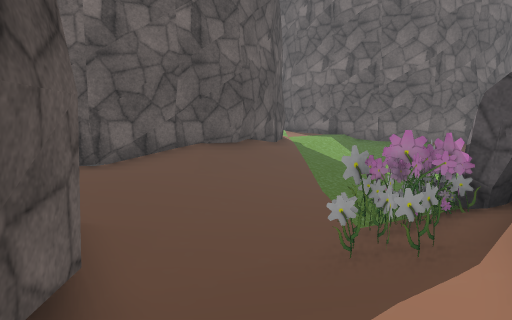
view 1 (above)

20 first-person views from a walk through a scene from a Unity 3-D project. The camera is 1.5 m above the floor, tilts 6° down and sees 70° across. The floor is counted in squares, 1 m on a side. Each view is taken from the middle of a square. On the plan, view 1 faces up. The plan holds only what a view shows up to about 16 squares ahead; the rest is blank. The place goes on beyond the plan. The player character is not drawn. Some surface patterns are stand-ins.

view 2
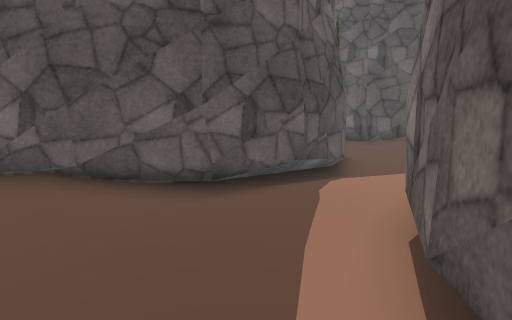

view 3
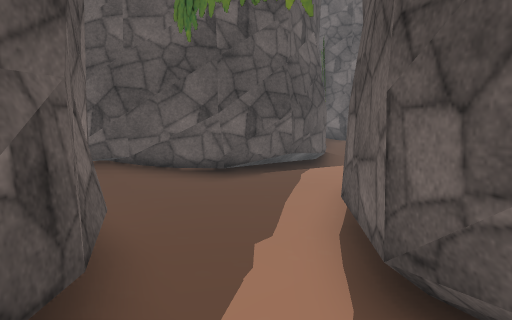

view 4
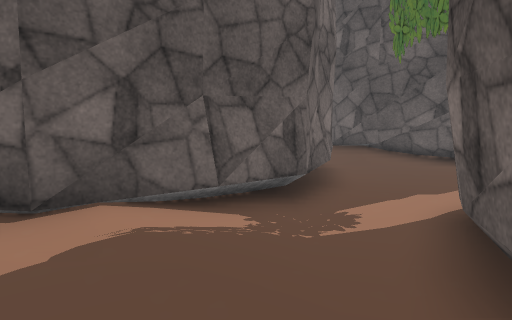

view 5
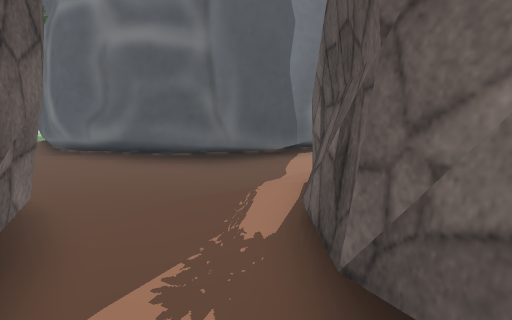

view 6
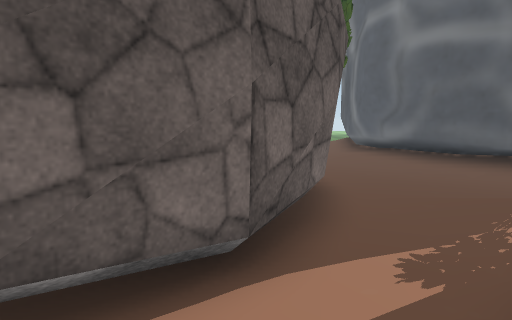

view 7
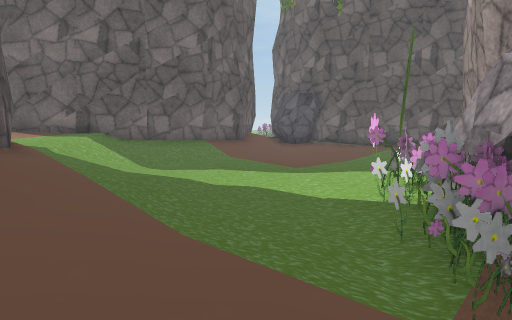

view 8
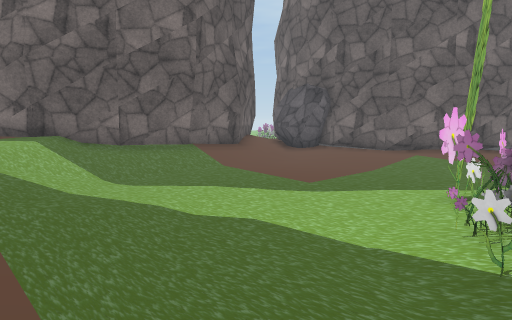

view 9
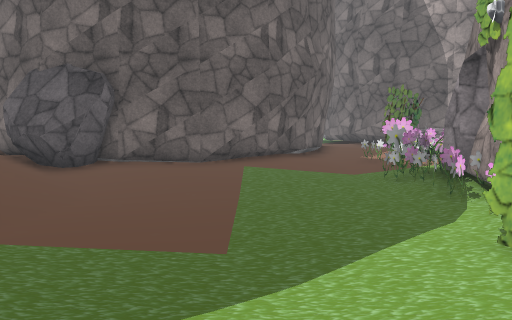

view 10
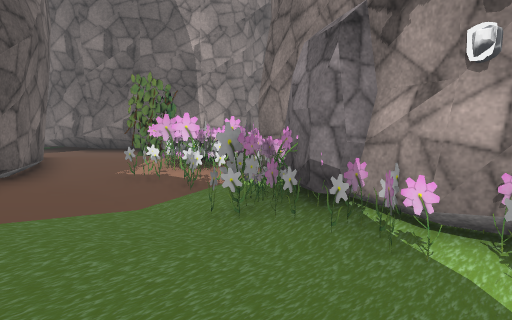

view 11
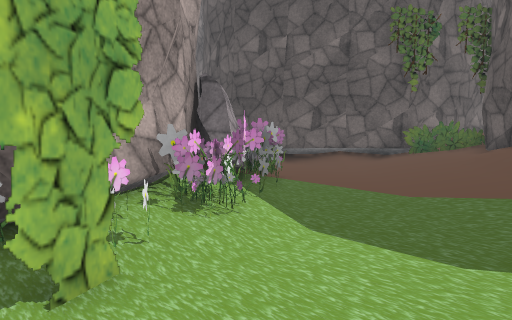

view 12
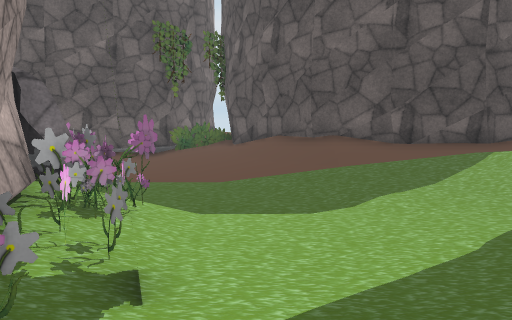

view 13
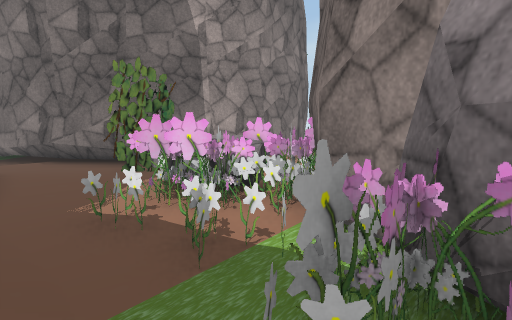

view 14
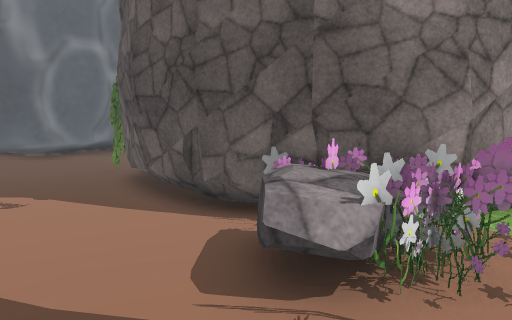

view 15
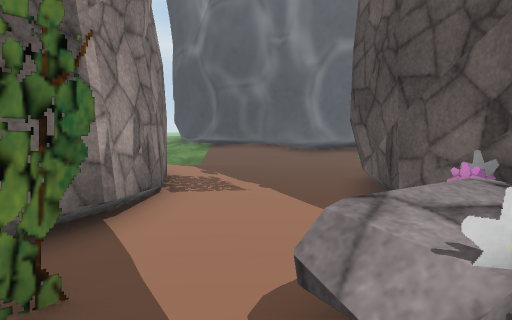

view 16
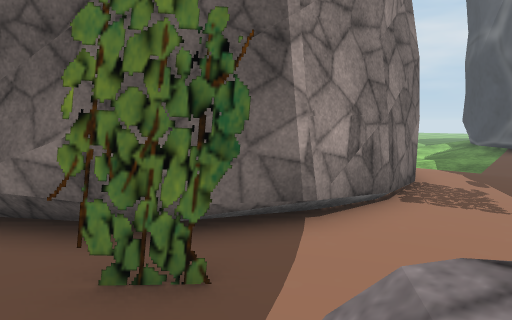

view 17
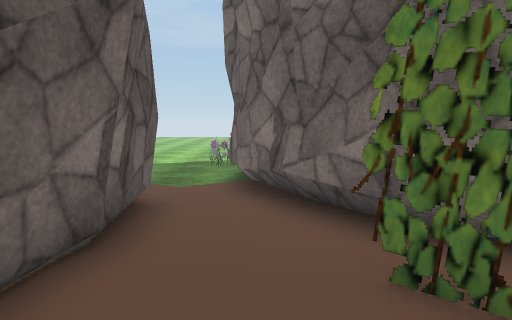

view 18
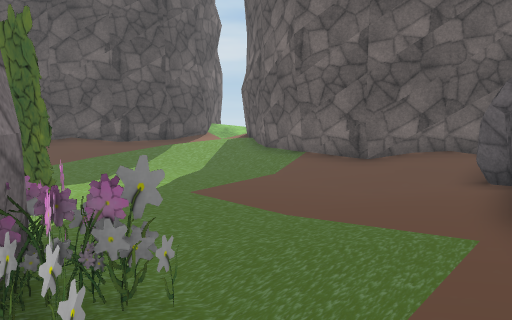

view 19
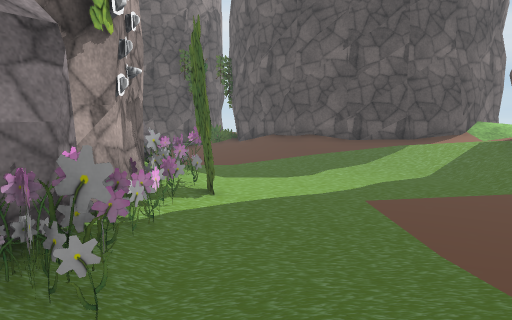

view 20
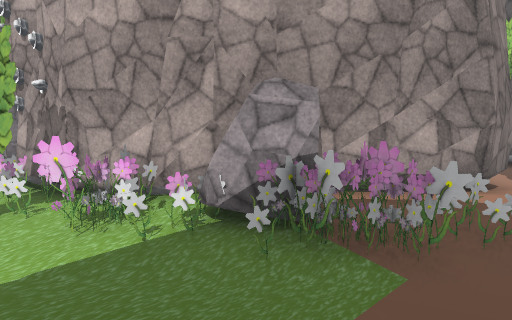

### Floor plan
Key: @ floor where view 1 was taken; # wall or solid block; . main floor; : floor 0.25 m higher than the main floor; + floor 0.5 m higher than the main floor; * floor 1 m higher than the main floor; / step, stairs or slope; F flower; R rock; O other object.
Columns run from 9 left of view 1 to 26 right of it. Each row starts with its distance up from view 1.
 18           #**####  ###/RR
 17           #*////####//:RR
 16           #//////////.:R#
 15           #///...:..../:#
 14          ##//:........::#
 13          #///:........:: #
 12         ##////........:::##
 11        ##////.........::::##
 10      ###////..........:..::##
  9     ##+////.....FFO:..F...::#######:
  8 #   O++///....FFFFFFFFFFFFF::+++::::
  7 #  ##O///...FOO##   # F:F:F:++::::##
  6     ##:.....OF##       ##FFFR::O# #
  5      ##/...F/##         #FFR::O##
  4       ##..FF##            :::::
  3        #.//+             #::::##
  2        ##:+##            ##:::#
  1         #:+#             ##:::#
  0        ##@:#             ##:::#
 -1        #:::              #::::##
 -2       ##.::##            #:::::#
 -3       ##....##          ##..:::#
 -4      ##/.....##          ....:::
 -5      #/.......##        O....:::
 -6           ##...###     O.....:::
 -7            ##....................
 -8             ##:/:.......:::////...
 -9              ##::....../####  //:.
-10               ##:.....###      +/
-11                #//...##       ##/
-12                 //..##         #

Where each view was taken, in squares from view 1:
view 1: 0 up, 0 right, facing up
view 2: 6 down, 4 right, facing up-left
view 3: 8 down, 6 right, facing up-left
view 4: 8 down, 10 right, facing left
view 5: 5 down, 2 right, facing down-right
view 6: 5 down, 1 right, facing right
view 7: 5 up, 1 left, facing up-right
view 8: 7 up, 1 right, facing up-right
view 9: 12 up, 4 right, facing right
view 10: 12 up, 9 right, facing down-right
view 11: 12 up, 9 right, facing down-left
view 12: 10 up, 11 right, facing left
view 13: 10 up, 12 right, facing down-right
view 14: 8 up, 21 right, facing down-left
view 15: 8 up, 19 right, facing down
view 16: 7 up, 18 right, facing down-right
view 17: 7 up, 18 right, facing right
view 18: 7 up, 16 right, facing up-left
view 19: 10 up, 16 right, facing left
view 20: 10 up, 0 right, facing down-right
